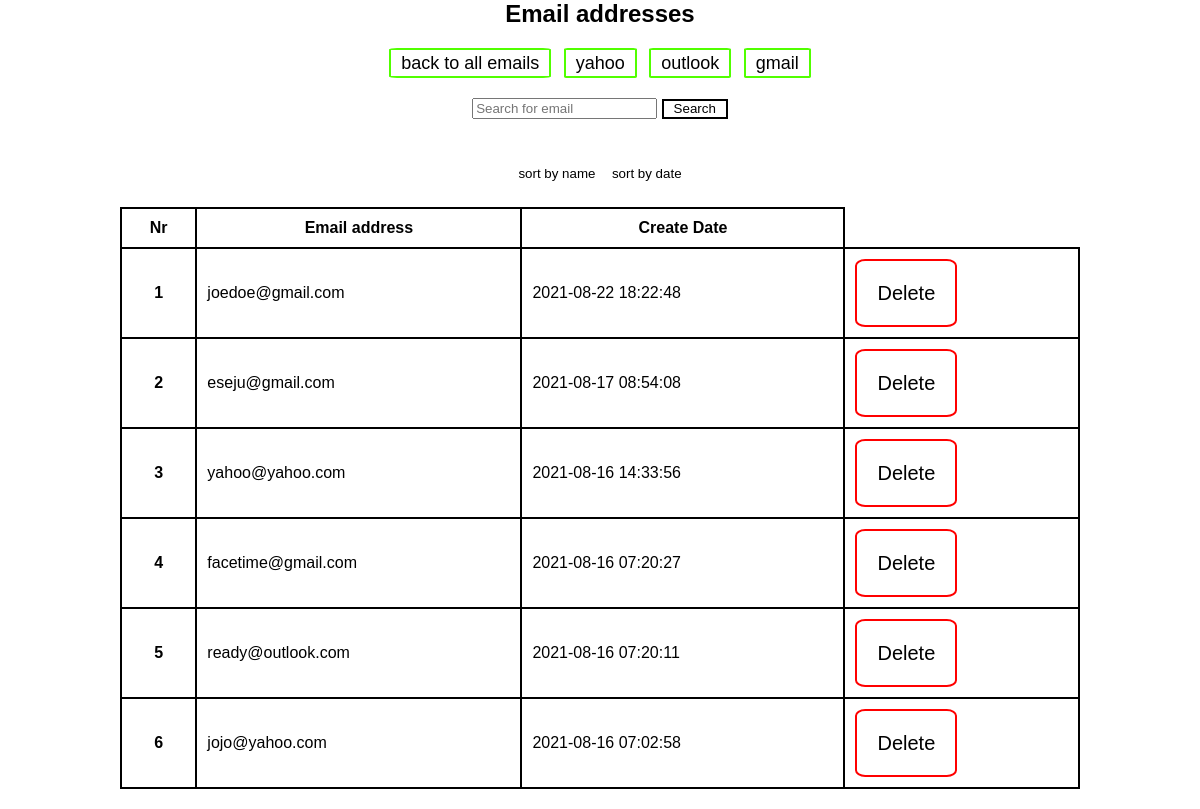
The app's page /email_addresses.php with its own data.
### tables this page shows
CREATE TABLE `addresses` (
  `id` int(11) NOT NULL,
  `email` varchar(225) NOT NULL,
  `create_date` datetime NOT NULL
);

### classes/SubEmail.php (called while the page is built, shortened)
<?php
class SubEmail
{
    public function getAll($conn)
    {
        $sql = "SELECT *
                FROM addresses
                ORDER BY create_date DESC;";
        $stmt = $conn->prepare($sql);
        $stmt->execute();
        return $stmt->fetchAll(PDO::FETCH_ASSOC);
    }
    public function filterButton($conn)
    {
        $sql = "SELECT DISTINCT SUBSTRING_INDEX(SUBSTRING_INDEX(email, '.', +1), '@', -1)
                AS emailDomain FROM addresses";
        $stmt = $conn->prepare($sql);
        $stmt->execute();
        return $stmt->fetchAll(PDO::FETCH_ASSOC);
    }
    public function test_input($data)
    {
        $data = trim($data);
        $data = stripslashes($data);
        $data = htmlspecialchars($data);
        return $data;
    }
}

### email_addresses.php (the view, shortened to what this page needs)
<?php
$conn = require 'includes/db.php';
$address = new SubEmail();
$search = $address->test_input($_GET['search'] ?? '');
$emails = $address->filterButton($conn);
if ($search) {
    $addresses = $address->search($conn, $search);
} else {
    $addresses = $address->getAll($conn);
}
?>
<?php require_once 'includes/header.php'; ?>
<div id="emailAddress">
    <h2>Email addresses</h2>
    <?php if (empty($addresses)) : ?>
        <p>No email addresses found.</p>
    <?php else : ?>
        <?php if ($emails) : ?>
            <form action="" method="get">
                <div class="filterButtons">
                    <button class="emailButton" type="submit" name="back">back to all emails</button>
                    <?php foreach ($emails as $email) : ?>
                        <button class="emailButton" type="submit" name="emails" value="<?= htmlspecialchars($email['emailDomain']) ?>"><?php echo $email['emailDomain'] ?></button>
                    <?php endforeach; ?>
                </div>
            </form>
        <?php endif; ?>
        <form action="">
            <div class="searchBar">
                <input type="text" class="form-control" placeholder="Search for email" name="search" value="<?= htmlspecialchars($search) ?>">
                <button class="searchBtn" type="submit">Search</button>
            </div>
        </form>
        <form action="">
            <div class="sortButtons">
                <button type="submit" name="sortName">sort by name</button>
                <button type="submit" name="sortDate">sort by date</button>
            </div>
        </form>
        <table class="table">
            <thead>
                <tr>
                    <th>Nr</th>
                    <th>Email address</th>
                    <th>Create Date</th>
                </tr>
            </thead>
            <tbody>
                <?php foreach ($addresses as $i => $address) : ?>
                    <tr>
                        <th scope="row"><?php echo $i + 1 ?></th>
                        <td><?php echo $address['email'] ?></td>
                        <td><?php echo $address['create_date'] ?></td>
                        <td>
                            <form action="includes/delete.php" method="post">
                                <button type="submit" class="delete">Delete</button>
                            </form>
                        </td>
                    </tr>
                <?php endforeach; ?>
            </tbody>
        </table>
    <?php endif; ?>
</div>
</body>
</html>

### includes/header.php (shortened to what this page needs)
<!DOCTYPE html>
<html lang="en">
<head>
    <link rel="stylesheet" href="style.css">
</head>
<body>

### style.css (style rules this page uses)
* { box-sizing: border-box; margin: 0; }
body { font-family: Arial, Helvetica, sans-serif; }
#emailAddress { display: flex; justify-content: center; align-items: center; flex-direction: column; }
.table { border-collapse: collapse; width: 80%; margin-bottom: 20px; }
.table td, .table th { border: 2px solid black; padding: 10px; }
.filterButtons { margin: 20px 0; }
.emailButton { border: 2px solid rgb(81, 255, 0); border-radius: 5%; padding: 0 10px; font-size: 18px; height: 30px; cursor: pointer; margin: 0 4px; }
.searchBar { margin-bottom: 20px; }
.searchBtn { border: 2px solid black; padding: 0 10px; height: 20px; }
.delete { border: 2px solid red; border-radius: 10%; padding: 0 20px; font-size: 20px; cursor: pointer; }
button { height: 68px; border: none; background-color: #FFFFFF; }

### records on screen
addresses: email "joedoe@gmail.com", create_date "2021-08-22 18:22:48"
addresses: email "eseju@gmail.com", create_date "2021-08-17 08:54:08"
addresses: email "yahoo@yahoo.com", create_date "2021-08-16 14:33:56"
addresses: email "facetime@gmail.com", create_date "2021-08-16 07:20:27"
addresses: email "ready@outlook.com", create_date "2021-08-16 07:20:11"
addresses: email "jojo@yahoo.com", create_date "2021-08-16 07:02:58"

### other values on screen
$email['emailDomain'] "yahoo"
$email['emailDomain'] "outlook"
$email['emailDomain'] "gmail"
